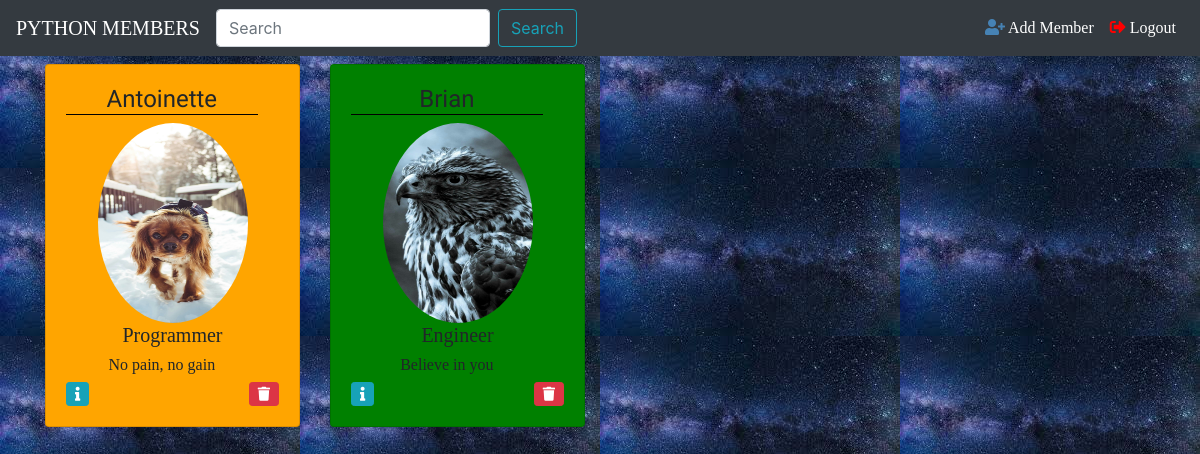
The page / on the database its author committed.
### anto/models.py (models this page shows, shortened)
class Member(models.Model):
    name=models.CharField(max_length=40)
    age=models.IntegerField()
    nationality=models.CharField(max_length=40)
    primary=models.CharField(max_length=40)
    secondary=models.CharField(max_length=40)
    email=models.EmailField()
    occupation=models.CharField(max_length=40)
    slogan=models.CharField(max_length=50)
    residence=models.CharField(max_length=40)
    photo=models.ImageField()
    campus=models.CharField(max_length=40)
    course=models.CharField(max_length=60)
    hobby=models.CharField(max_length=40)
    is_male=models.BooleanField(default=True)

### anto/views.py (the view)
# urls.py: path('',views.MemberListView.as_view(),name='index'),
class MemberListView(ListView):
    model =Member
    template_name = 'anto/index.html'
    context_object_name = 'profiles'
    ordering=['name']
    def get_queryset(self):
        query=self.request.GET.get('q')
        if query:
            return Member.objects.filter(name__icontains=query)
        else:
            return Member.objects.all()

### anto/templates/anto/index.html (shortened to what this page needs)
{% extends 'anto/base.html' %}
{% block content%}
    <div class="row">
        {%if profiles%}
        {%for prof in profiles%}
        <div class="col-sm-3">
            <div class="card card-body my-2" style="background-color:{%if prof.is_male%}green;{%else%}orange;{%endif%}">
                <h4 class="text-center"
                    style="white-space:nowrap;
                    overflow:hidden;
                    text-overflow:ellipsis;
                     max-width:90%;
                     border-bottom:1px solid black;
                     font-family:Sacramento;">{{prof.name}}</h4>
                <img src="{{prof.photo.url}}" class="rounded-circle mx-auto img-fluid" alt="" style="height:200px;" width=150px;">
                <div class="caption">
                    <h5 class="text-center" style="font-family:Norican;">{{prof.occupation}}</h5>
                    <h6 class="text-center"  style="white-space:nowrap;
                    overflow:hidden;
                    text-overflow:ellipsis;
                    max-width:90%;
                    font-family:Leckerli One;">{{prof.slogan}}</h6>
                    <button class="btn btn-info btn-sm" data-toggle="modal" data-target="#modal-{{prof.id}}">
                        <i class="fas fa-info"></i>
                    </button>
                    <a href="{%url 'anto:delete-member' prof.id %}" class="btn btn-danger btn-sm" style="float:right;">
                        <i class="fas fa-trash"></i>
                    </a>
                </div>
            </div>
        </div>
        {%endfor%}
        {%endif%}
    </div>
{% endblock %}

### anto/templates/anto/base.html (shortened to what this page needs)
<html lang="en">
<head>
<link rel="stylesheet" href="https://stackpath.bootstrapcdn.com/bootstrap/4.3.1/css/bootstrap.min.css">
<link rel="stylesheet" href="https://use.fontawesome.com/releases/v5.8.1/css/all.css">
 {% load static%}
    <link rel="stylesheet" href="{% static 'anto/css/style.css'%}" type="text/css">
</head>
<body>
<nav class="navbar navbar-expand-lg navbar-dark bg-dark">
  <a class="navbar-brand" href=" {% url 'anto:index'%}" style="font-family: 'Acme', cursive;">PYTHON MEMBERS</a>
  <div class="collapse navbar-collapse" id="navbarTogglerDemo03">
    <ul class="navbar-nav mr-auto mt-2 mt-lg-0">
    <li class="nav-item">
    <form class="form-inline my-2 my-lg-0">
      <input class="form-control mr-sm-2" type="search" placeholder="Search" aria-label="Search" name="q" value="{{ request.GET.q }}">
      <button class="btn btn-outline-info my-2 my-sm-0" type="submit">Search</button>
    </form>
        </li>
    </ul>
    <ul class="navbar-nav">
        <li class="nav-item active">
      <a class="nav-link" href="{% url 'anto:add-member' %}" style="font-family: 'Orbirton', cursive;"><i class="fas fa-user-plus" style="color: steelblue;"></i> Add Member<span class="sr-only">(current)</span></a>
      </li>
      <li class="nav-item active">
      <a class="nav-link" href="" style="font-family: 'Orbirton', cursive;"><i class="fas fa-sign-out-alt" style="color: red;"></i> Logout<span class="sr-only">(current)</span></a>
      </li>
    </ul>
  </div>
</nav>
<div class="container">
    {% block content %}
    {% endblock %}
</div>
</body>

### anto/static/anto/css/style.css (style rules this page uses)
body { background: url("../images/background.jpg"); }

### rows shown on the page
Member: name "Antoinette", photo (picture), occupation "Programmer", slogan "No pain, no gain"
Member: name "Brian", photo (picture), occupation "Engineer", slogan "Believe in you"
